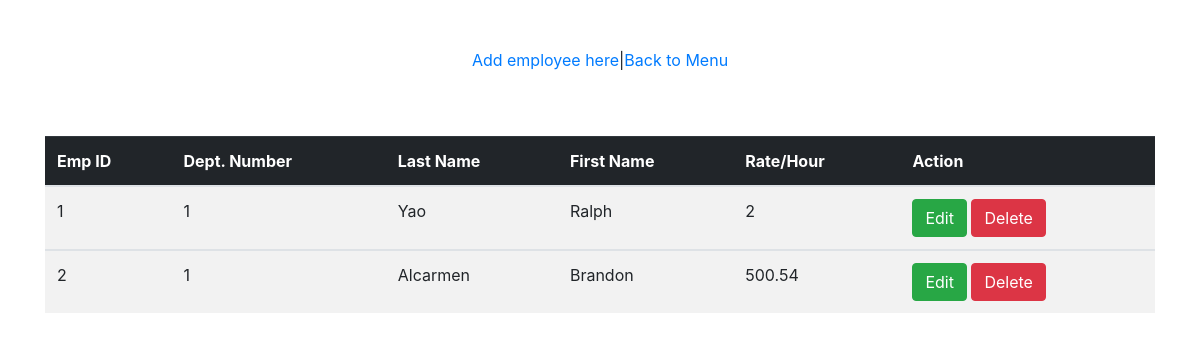
The page /Employee/employee.php on the database its author committed.
### tables this page shows
CREATE TABLE `employees` (
  `empID` int(11) NOT NULL,
  `empFName` varchar(255) NOT NULL,
  `empLName` varchar(255) NOT NULL,
  `empRPH` float NOT NULL,
  `depCode` int(255) NOT NULL
);

### Employee/employee.php (the view, shortened to what this page needs)
<!DOCTYPE html>
<html lang="en">
<head>
    <link rel="stylesheet" href="../bootstrap/css/bootstrap.css"></link>
</head>
<body>
    <div class="container d-flex justify-content-center mt-5">
        <a href="addEmp.php">Add employee here</a>
        <p> | </p>
        <a href="../index.php">Back to Menu</a>
    </div>
    <div class="container d-flex justify-content-center mt-5">
        <table class="table table-striped">
            <thead class="table-dark">
                <tr>
                    <th scope="col">Emp ID</th>
                    <th scope="col">Dept. Number</th>
                    <th scope="col">Last Name</th>
                    <th scope="col">First Name</th>
                    <th scope="col">Rate/Hour</th>
                    <th scope="col">Action</th>
                </tr>
            </thead>
<?php
    include("../dbconn.php");
    $sql = "SELECT * FROM employees";
    $sql = mysqli_query($conn, $sql);
    if($sql){
        while($row = mysqli_fetch_assoc($sql)){
            echo "<tbody>
                <td>$row[empID]</td>
                <td>$row[depCode]</td>
                <td>$row[empLName]</td>
                <td>$row[empFName]</td>
                <td>$row[empRPH]</td>
                <td>
                    <a href='editEmp.php?empID=$row[empID]'><button class='btn btn-success'>Edit</button></a>
                    <a href='delEmp.php?empID=$row[empID]'><button class='btn btn-danger'>Delete</button>
                </td>
            </tbody>";
        }
    }
?>
        </table>
    </div>
</body>
</html>

### rows shown on the page
employees: empID "1", depCode "1", empLName "Yao", empFName "Ralph", empRPH "2"
employees: empID "2", depCode "1", empLName "Alcarmen", empFName "Brandon", empRPH "500.54"
